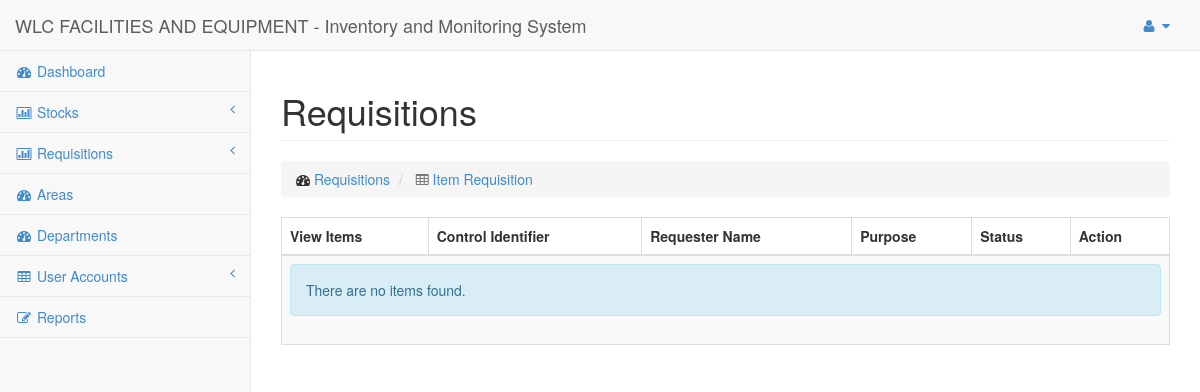
Before: /Pages/Requisitions/Items/listing.php (signed in) with the older database file.
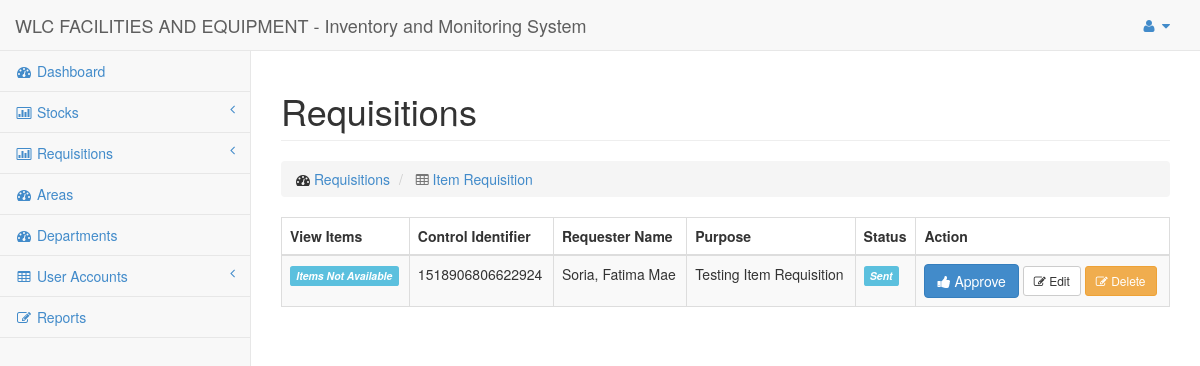
After: the same page with the newer database file.
### tables this page shows
CREATE TABLE `requisitions` (
  `id` int(50) NOT NULL AUTO_INCREMENT,
  `type` varchar(10) NOT NULL,
  `requester_id` varchar(50) NOT NULL,
  `provider_id` varchar(100) NOT NULL,
  `purpose` varchar(255) NOT NULL,
  `datetime_added` datetime NOT NULL,
  `datetime_provided` datetime NOT NULL,
  `status` varchar(45) NOT NULL,
  `control_identifier` varchar(45) NOT NULL,
  PRIMARY KEY (`id`)
);

CREATE TABLE `users` (
  `id` int(50) NOT NULL AUTO_INCREMENT,
  `email` varchar(100) NOT NULL,
  `password` varchar(100) NOT NULL,
  `lastname` varchar(100) NOT NULL,
  `firstname` varchar(100) NOT NULL,
  `middlename` varchar(50) NOT NULL,
  `status` enum('Active','Inactive','Deleted') NOT NULL,
  `type` varchar(30) NOT NULL,
  `datetime_added` datetime NOT NULL,
  `datetime_updated` varchar(45) NOT NULL,
  `datetime_deleted` varchar(45) NOT NULL,
  PRIMARY KEY (`id`),
  UNIQUE KEY `user_id` (`id`),
  UNIQUE KEY `user_id_2` (`id`),
  UNIQUE KEY `user_id_3` (`id`)
);

### Config/DbConnection.php (called while the page is built, shortened)
<?php
Class DbConnection{
	private static $_instance;
	public static function connect() {
		if(!self::$_instance) {
			self::$_instance = new self();
		}
		return self::$_instance;
	}
	private function __construct() {
		$this->_connection = new mysqli(Constant::DB_HOST, Constant::DB_USER,
			Constant::DB_PASS, Constant::DB_NAME);
	}
	public function getConnection() {
		return $this->_connection;
	}
}

### Repositories/Requisitions.php (called while the page is built, shortened)
<?php
include $_SERVER['DOCUMENT_ROOT'].'/Repositories/Base.php';
Class Requisitions extends Base
{
	public $table = 'requisitions';
	public function getAllRequesition($type)
	{
    $sql = "SELECT
                `$this->table`.`purpose` as requisition_purpose,
                `$this->table`.`control_identifier` as requisition_control_identifier,
                `$this->table`.`datetime_added` as requisition_datetime_added,
                `$this->table`.`datetime_provided` as requisition_datetime_provided,
                `users`.`firstname` as user_firstname,
                `users`.`middlename` as user_middlename,
                `users`.`lastname` as user_lastname,
                `$this->table`.`status` as requisition_status
              FROM
                $this->table
              JOIN
                users
              ON
                `users`.`id`=`$this->table`.`requester_id`
              WHERE
                `$this->table`.`type` = '".$type."'";
		$result = $this->raw($sql);
		return $result;
	}
}

### Repositories/Base.php (called while the page is built, shortened)
<?php
include $_SERVER['DOCUMENT_ROOT'].'/Config/DbConnection.php';
Class Base {
	public $connection = '';
	public function __construct()
	{
		$this->connection = DbConnection::connect()->getConnection();
	}
	public function raw($sql)
	{
		return $this->connection->query($sql);
	}
}
?>

### Utilities/RequesterUtility.php (called while the page is built)
<?php
Class RequesterUtility
{
	public static function getFullName($data)
	{
		return ucwords($data['user_lastname']).', '.ucwords($data['user_firstname']).' ';
	}
}

### Pages/Requisitions/Items/listing.php (the view, shortened to what the changed rows need)
<?php
include $_SERVER['DOCUMENT_ROOT'].'/Repositories/Requisitions.php';
include $_SERVER['DOCUMENT_ROOT'].'/Utilities/RequesterUtility.php';
$requisitions = new Requisitions();
?>
  <div class="row">
      <div class="col-lg-12">
          <h1 class="page-header">Requisitions</h1>
      </div>
  </div>
  <div class="row">
    <div class="col-md-12">
      <div class="table-responsive">
        <?php
            $result = $requisitions->getAllRequesition(Constant::REQUISITION_ITEM);
        ?>
        <table class="table table-striped table-hover table-bordered">
          <thead>
              <tr id='th'>
                <th> View Items </th>
                <th> Control Identifier </th>
                <th> Requester Name </th>
                <th> Purpose </th>
                <th> Status </th>
                <th> Action </th>
              </tr>
          </thead>
          <tbody>
            <?php if ($result && 0 != $result->num_rows) { ?>
                <?php  while ($item = $result->fetch_assoc()) { ?>
                  <tr>
                    <td>
                      <?php if ($item['requisition_status'] == Constant::REQUISITION_APPROVED ) { ?>
                        <a
                          class='btn btn-success btn-sm'
                          href="<?php echo Link::createUrl('Pages/Requisitions/Items/listing.php?control_identifier='.$item['requisition_control_identifier']); ?>">
                          <i class='fa fa-table'></i> View Items
                        </a>
                      <?php } else { ?>
                        <i class='label label-info'>Items Not Available</i>
                      <?php } ?>
                    </td>
                    <td> <?php echo $item['requisition_control_identifier']; ?></td>
                    <td> <?php echo RequesterUtility::getFullName($item); ?></td>
                    <td> <?php echo $item['requisition_purpose']; ?></td>
                    <td>
                      <?php if ($item['requisition_status'] == Constant::REQUISITION_APPROVED) { ?>
                        <i class='label label-success'><?php echo $item['requisition_status']; ?></i>
                      <?php } else { ?>
                        <i class='label label-info'><?php echo $item['requisition_status']; ?></i>
                      <?php } ?>
                    </td>
                    <td>
                        <?php if ($item['requisition_status'] != Constant::REQUISITION_APPROVED) { ?>
                          <a href="#" class='btn btn-large btn-primary'> <i class='fa fa-thumbs-up'></i> Approve</a>
                        <?php } ?>
                        <a href="#" class='btn btn-sm btn-default'> <i class='fa fa-edit'></i> Edit</a>
                        <a href="#" class='btn btn-sm btn-warning'> <i class='fa fa-edit'></i> Delete</a>
                    </td>
                  </tr>
                <?php } ?>
            <?php } else { ?>
                  <tr>
                      <td colspan=7>
                          <div class="alert alert-info">
                              There are no items found.
                          </div>
                      </td>
                  </tr>
            <?php } ?>
          </tbody>
        </table>
      </div>
    </div>
  </div>

Changed rows visible on the page:
added requisitions: shows "Items Not Available", control_identifier "1518906806622924", users.lastname+firstname "Soria, Fatima Mae", purpose "Testing Item Requisition", status "Sent", shows "Approve"
Other visible differences:
text no longer shown: "There are no items found."
